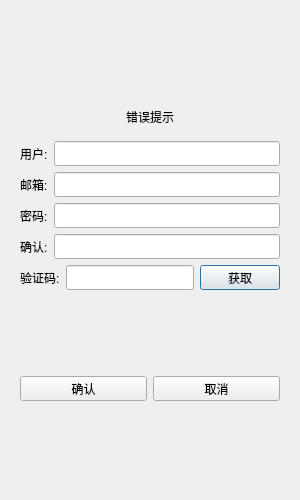
<?xml version="1.0" encoding="UTF-8"?>
<ui version="4.0">
 <class>RegisterDialog</class>
 <widget class="QDialog" name="RegisterDialog">
  <property name="geometry">
   <rect>
    <x>0</x>
    <y>0</y>
    <width>300</width>
    <height>500</height>
   </rect>
  </property>
  <property name="minimumSize">
   <size>
    <width>300</width>
    <height>500</height>
   </size>
  </property>
  <property name="maximumSize">
   <size>
    <width>300</width>
    <height>500</height>
   </size>
  </property>
  <property name="windowTitle">
   <string>Dialog</string>
  </property>
  <layout class="QVBoxLayout" name="verticalLayout_2">
   <item>
    <layout class="QVBoxLayout" name="verticalLayout">
     <item>
      <widget class="QStackedWidget" name="stackedWidget">
       <property name="currentIndex">
        <number>1</number>
       </property>
       <widget class="QWidget" name="page"/>
       <widget class="QWidget" name="page_2">
        <layout class="QVBoxLayout" name="verticalLayout_3">
         <item>
          <spacer name="verticalSpacer">
           <property name="orientation">
            <enum>Qt::Orientation::Vertical</enum>
           </property>
           <property name="sizeHint" stdset="0">
            <size>
             <width>20</width>
             <height>40</height>
            </size>
           </property>
          </spacer>
         </item>
         <item>
          <widget class="QWidget" name="widget" native="true">
           <layout class="QVBoxLayout" name="verticalLayout_4">
            <item>
             <widget class="QLabel" name="err_tip">
              <property name="text">
               <string>错误提示</string>
              </property>
              <property name="alignment">
               <set>Qt::AlignmentFlag::AlignCenter</set>
              </property>
             </widget>
            </item>
           </layout>
          </widget>
         </item>
         <item>
          <layout class="QHBoxLayout" name="horizontalLayout">
           <item>
            <widget class="QLabel" name="user_label">
             <property name="minimumSize">
              <size>
               <width>0</width>
               <height>25</height>
              </size>
             </property>
             <property name="maximumSize">
              <size>
               <width>16777215</width>
               <height>25</height>
              </size>
             </property>
             <property name="text">
              <string>用户:</string>
             </property>
            </widget>
           </item>
           <item>
            <widget class="QLineEdit" name="user_edit">
             <property name="minimumSize">
              <size>
               <width>0</width>
               <height>25</height>
              </size>
             </property>
             <property name="maximumSize">
              <size>
               <width>16777215</width>
               <height>25</height>
              </size>
             </property>
            </widget>
           </item>
          </layout>
         </item>
         <item>
          <layout class="QHBoxLayout" name="horizontalLayout_2">
           <item>
            <widget class="QLabel" name="email_label">
             <property name="minimumSize">
              <size>
               <width>0</width>
               <height>25</height>
              </size>
             </property>
             <property name="maximumSize">
              <size>
               <width>16777215</width>
               <height>25</height>
              </size>
             </property>
             <property name="text">
              <string>邮箱:</string>
             </property>
            </widget>
           </item>
           <item>
            <widget class="QLineEdit" name="email_edit">
             <property name="minimumSize">
              <size>
               <width>0</width>
               <height>25</height>
              </size>
             </property>
             <property name="maximumSize">
              <size>
               <width>16777215</width>
               <height>25</height>
              </size>
             </property>
            </widget>
           </item>
          </layout>
         </item>
         <item>
          <layout class="QHBoxLayout" name="horizontalLayout_3">
           <item>
            <widget class="QLabel" name="pass_label">
             <property name="minimumSize">
              <size>
               <width>0</width>
               <height>25</height>
              </size>
             </property>
             <property name="maximumSize">
              <size>
               <width>16777215</width>
               <height>25</height>
              </size>
             </property>
             <property name="text">
              <string>密码:</string>
             </property>
            </widget>
           </item>
           <item>
            <widget class="QLineEdit" name="pass_edit">
             <property name="minimumSize">
              <size>
               <width>0</width>
               <height>25</height>
              </size>
             </property>
             <property name="maximumSize">
              <size>
               <width>16777215</width>
               <height>25</height>
              </size>
             </property>
            </widget>
           </item>
          </layout>
         </item>
         <item>
          <layout class="QHBoxLayout" name="horizontalLayout_4">
           <item>
            <widget class="QLabel" name="confirm_label">
             <property name="minimumSize">
              <size>
               <width>0</width>
               <height>25</height>
              </size>
             </property>
             <property name="maximumSize">
              <size>
               <width>16777215</width>
               <height>25</height>
              </size>
             </property>
             <property name="text">
              <string>确认:</string>
             </property>
            </widget>
           </item>
           <item>
            <widget class="QLineEdit" name="confirm_edit">
             <property name="minimumSize">
              <size>
               <width>0</width>
               <height>25</height>
              </size>
             </property>
             <property name="maximumSize">
              <size>
               <width>16777215</width>
               <height>25</height>
              </size>
             </property>
            </widget>
           </item>
          </layout>
         </item>
         <item>
          <layout class="QHBoxLayout" name="horizontalLayout_5">
           <item>
            <widget class="QLabel" name="varify_label">
             <property name="minimumSize">
              <size>
               <width>0</width>
               <height>25</height>
              </size>
             </property>
             <property name="maximumSize">
              <size>
               <width>16777215</width>
               <height>25</height>
              </size>
             </property>
             <property name="text">
              <string>验证码:</string>
             </property>
            </widget>
           </item>
           <item>
            <widget class="QLineEdit" name="varify_edit">
             <property name="minimumSize">
              <size>
               <width>0</width>
               <height>25</height>
              </size>
             </property>
             <property name="maximumSize">
              <size>
               <width>16777215</width>
               <height>25</height>
              </size>
             </property>
            </widget>
           </item>
           <item>
            <widget class="QPushButton" name="getcode">
             <property name="minimumSize">
              <size>
               <width>0</width>
               <height>25</height>
              </size>
             </property>
             <property name="maximumSize">
              <size>
               <width>16777215</width>
               <height>25</height>
              </size>
             </property>
             <property name="text">
              <string>获取</string>
             </property>
            </widget>
           </item>
          </layout>
         </item>
         <item>
          <spacer name="verticalSpacer_2">
           <property name="orientation">
            <enum>Qt::Orientation::Vertical</enum>
           </property>
           <property name="sizeHint" stdset="0">
            <size>
             <width>20</width>
             <height>40</height>
            </size>
           </property>
          </spacer>
         </item>
         <item>
          <layout class="QHBoxLayout" name="horizontalLayout_6">
           <item>
            <widget class="QPushButton" name="confirm_btn">
             <property name="minimumSize">
              <size>
               <width>0</width>
               <height>25</height>
              </size>
             </property>
             <property name="maximumSize">
              <size>
               <width>16777215</width>
               <height>25</height>
              </size>
             </property>
             <property name="text">
              <string>确认</string>
             </property>
            </widget>
           </item>
           <item>
            <widget class="QPushButton" name="cancel_btn">
             <property name="minimumSize">
              <size>
               <width>0</width>
               <height>25</height>
              </size>
             </property>
             <property name="maximumSize">
              <size>
               <width>16777215</width>
               <height>25</height>
              </size>
             </property>
             <property name="text">
              <string>取消</string>
             </property>
            </widget>
           </item>
          </layout>
         </item>
         <item>
          <spacer name="verticalSpacer_3">
           <property name="orientation">
            <enum>Qt::Orientation::Vertical</enum>
           </property>
           <property name="sizeHint" stdset="0">
            <size>
             <width>20</width>
             <height>40</height>
            </size>
           </property>
          </spacer>
         </item>
        </layout>
       </widget>
      </widget>
     </item>
    </layout>
   </item>
  </layout>
 </widget>
 <resources/>
 <connections/>
</ui>
